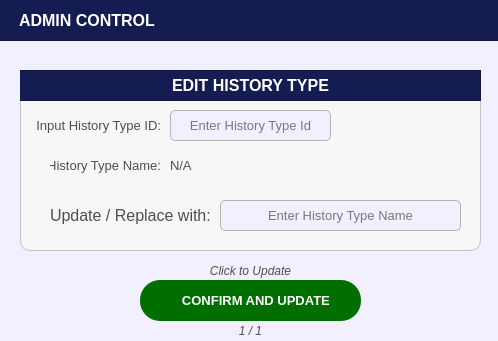
<?xml version="1.0" encoding="UTF-8"?>
<ui version="4.0">
 <class>edit_register_button_popup</class>
 <widget class="QDialog" name="edit_register_button_popup">
  <property name="geometry">
   <rect>
    <x>0</x>
    <y>0</y>
    <width>498</width>
    <height>341</height>
   </rect>
  </property>
  <property name="sizePolicy">
   <sizepolicy hsizetype="Fixed" vsizetype="Fixed">
    <horstretch>0</horstretch>
    <verstretch>0</verstretch>
   </sizepolicy>
  </property>
  <property name="palette">
   <palette>
    <active>
     <colorrole role="WindowText">
      <brush brushstyle="SolidPattern">
       <color alpha="255">
        <red>255</red>
        <green>255</green>
        <blue>255</blue>
       </color>
      </brush>
     </colorrole>
     <colorrole role="Button">
      <brush brushstyle="SolidPattern">
       <color alpha="255">
        <red>242</red>
        <green>239</green>
        <blue>255</blue>
       </color>
      </brush>
     </colorrole>
     <colorrole role="Light">
      <brush brushstyle="SolidPattern">
       <color alpha="255">
        <red>88</red>
        <green>86</green>
        <blue>150</blue>
       </color>
      </brush>
     </colorrole>
     <colorrole role="Midlight">
      <brush brushstyle="SolidPattern">
       <color alpha="255">
        <red>73</red>
        <green>71</green>
        <blue>125</blue>
       </color>
      </brush>
     </colorrole>
     <colorrole role="Dark">
      <brush brushstyle="SolidPattern">
       <color alpha="255">
        <red>29</red>
        <green>29</green>
        <blue>50</blue>
       </color>
      </brush>
     </colorrole>
     <colorrole role="Mid">
      <brush brushstyle="SolidPattern">
       <color alpha="255">
        <red>39</red>
        <green>38</green>
        <blue>67</blue>
       </color>
      </brush>
     </colorrole>
     <colorrole role="Text">
      <brush brushstyle="SolidPattern">
       <color alpha="255">
        <red>255</red>
        <green>255</green>
        <blue>255</blue>
       </color>
      </brush>
     </colorrole>
     <colorrole role="BrightText">
      <brush brushstyle="SolidPattern">
       <color alpha="255">
        <red>255</red>
        <green>255</green>
        <blue>255</blue>
       </color>
      </brush>
     </colorrole>
     <colorrole role="ButtonText">
      <brush brushstyle="SolidPattern">
       <color alpha="255">
        <red>255</red>
        <green>255</green>
        <blue>255</blue>
       </color>
      </brush>
     </colorrole>
     <colorrole role="Base">
      <brush brushstyle="SolidPattern">
       <color alpha="255">
        <red>242</red>
        <green>239</green>
        <blue>255</blue>
       </color>
      </brush>
     </colorrole>
     <colorrole role="Window">
      <brush brushstyle="SolidPattern">
       <color alpha="255">
        <red>242</red>
        <green>239</green>
        <blue>255</blue>
       </color>
      </brush>
     </colorrole>
     <colorrole role="Shadow">
      <brush brushstyle="SolidPattern">
       <color alpha="255">
        <red>16</red>
        <green>36</green>
        <blue>7</blue>
       </color>
      </brush>
     </colorrole>
     <colorrole role="AlternateBase">
      <brush brushstyle="SolidPattern">
       <color alpha="255">
        <red>29</red>
        <green>28</green>
        <blue>50</blue>
       </color>
      </brush>
     </colorrole>
     <colorrole role="ToolTipBase">
      <brush brushstyle="SolidPattern">
       <color alpha="255">
        <red>255</red>
        <green>255</green>
        <blue>220</blue>
       </color>
      </brush>
     </colorrole>
     <colorrole role="ToolTipText">
      <brush brushstyle="SolidPattern">
       <color alpha="255">
        <red>52</red>
        <green>138</green>
        <blue>46</blue>
       </color>
      </brush>
     </colorrole>
     <colorrole role="PlaceholderText">
      <brush brushstyle="SolidPattern">
       <color alpha="127">
        <red>255</red>
        <green>255</green>
        <blue>255</blue>
       </color>
      </brush>
     </colorrole>
     <colorrole role="Accent">
      <brush brushstyle="SolidPattern">
       <color alpha="255">
        <red>0</red>
        <green>255</green>
        <blue>0</blue>
       </color>
      </brush>
     </colorrole>
    </active>
    <inactive>
     <colorrole role="WindowText">
      <brush brushstyle="SolidPattern">
       <color alpha="255">
        <red>255</red>
        <green>255</green>
        <blue>255</blue>
       </color>
      </brush>
     </colorrole>
     <colorrole role="Button">
      <brush brushstyle="SolidPattern">
       <color alpha="255">
        <red>242</red>
        <green>239</green>
        <blue>255</blue>
       </color>
      </brush>
     </colorrole>
     <colorrole role="Light">
      <brush brushstyle="SolidPattern">
       <color alpha="255">
        <red>88</red>
        <green>86</green>
        <blue>150</blue>
       </color>
      </brush>
     </colorrole>
     <colorrole role="Midlight">
      <brush brushstyle="SolidPattern">
       <color alpha="255">
        <red>73</red>
        <green>71</green>
        <blue>125</blue>
       </color>
      </brush>
     </colorrole>
     <colorrole role="Dark">
      <brush brushstyle="SolidPattern">
       <color alpha="255">
        <red>29</red>
        <green>29</green>
        <blue>50</blue>
       </color>
      </brush>
     </colorrole>
     <colorrole role="Mid">
      <brush brushstyle="SolidPattern">
       <color alpha="255">
        <red>39</red>
        <green>38</green>
        <blue>67</blue>
       </color>
      </brush>
     </colorrole>
     <colorrole role="Text">
      <brush brushstyle="SolidPattern">
       <color alpha="255">
        <red>255</red>
        <green>255</green>
        <blue>255</blue>
       </color>
      </brush>
     </colorrole>
     <colorrole role="BrightText">
      <brush brushstyle="SolidPattern">
       <color alpha="255">
        <red>255</red>
        <green>255</green>
        <blue>255</blue>
       </color>
      </brush>
     </colorrole>
     <colorrole role="ButtonText">
      <brush brushstyle="SolidPattern">
       <color alpha="255">
        <red>255</red>
        <green>255</green>
        <blue>255</blue>
       </color>
      </brush>
     </colorrole>
     <colorrole role="Base">
      <brush brushstyle="SolidPattern">
       <color alpha="255">
        <red>242</red>
        <green>239</green>
        <blue>255</blue>
       </color>
      </brush>
     </colorrole>
     <colorrole role="Window">
      <brush brushstyle="SolidPattern">
       <color alpha="255">
        <red>242</red>
        <green>239</green>
        <blue>255</blue>
       </color>
      </brush>
     </colorrole>
     <colorrole role="Shadow">
      <brush brushstyle="SolidPattern">
       <color alpha="255">
        <red>16</red>
        <green>36</green>
        <blue>7</blue>
       </color>
      </brush>
     </colorrole>
     <colorrole role="AlternateBase">
      <brush brushstyle="SolidPattern">
       <color alpha="255">
        <red>29</red>
        <green>28</green>
        <blue>50</blue>
       </color>
      </brush>
     </colorrole>
     <colorrole role="ToolTipBase">
      <brush brushstyle="SolidPattern">
       <color alpha="255">
        <red>255</red>
        <green>255</green>
        <blue>220</blue>
       </color>
      </brush>
     </colorrole>
     <colorrole role="ToolTipText">
      <brush brushstyle="SolidPattern">
       <color alpha="255">
        <red>52</red>
        <green>138</green>
        <blue>46</blue>
       </color>
      </brush>
     </colorrole>
     <colorrole role="PlaceholderText">
      <brush brushstyle="SolidPattern">
       <color alpha="127">
        <red>255</red>
        <green>255</green>
        <blue>255</blue>
       </color>
      </brush>
     </colorrole>
     <colorrole role="Accent">
      <brush brushstyle="SolidPattern">
       <color alpha="255">
        <red>0</red>
        <green>255</green>
        <blue>0</blue>
       </color>
      </brush>
     </colorrole>
    </inactive>
    <disabled>
     <colorrole role="WindowText">
      <brush brushstyle="SolidPattern">
       <color alpha="255">
        <red>29</red>
        <green>29</green>
        <blue>50</blue>
       </color>
      </brush>
     </colorrole>
     <colorrole role="Button">
      <brush brushstyle="SolidPattern">
       <color alpha="255">
        <red>242</red>
        <green>239</green>
        <blue>255</blue>
       </color>
      </brush>
     </colorrole>
     <colorrole role="Light">
      <brush brushstyle="SolidPattern">
       <color alpha="255">
        <red>88</red>
        <green>86</green>
        <blue>150</blue>
       </color>
      </brush>
     </colorrole>
     <colorrole role="Midlight">
      <brush brushstyle="SolidPattern">
       <color alpha="255">
        <red>73</red>
        <green>71</green>
        <blue>125</blue>
       </color>
      </brush>
     </colorrole>
     <colorrole role="Dark">
      <brush brushstyle="SolidPattern">
       <color alpha="255">
        <red>29</red>
        <green>29</green>
        <blue>50</blue>
       </color>
      </brush>
     </colorrole>
     <colorrole role="Mid">
      <brush brushstyle="SolidPattern">
       <color alpha="255">
        <red>39</red>
        <green>38</green>
        <blue>67</blue>
       </color>
      </brush>
     </colorrole>
     <colorrole role="Text">
      <brush brushstyle="SolidPattern">
       <color alpha="255">
        <red>29</red>
        <green>29</green>
        <blue>50</blue>
       </color>
      </brush>
     </colorrole>
     <colorrole role="BrightText">
      <brush brushstyle="SolidPattern">
       <color alpha="255">
        <red>255</red>
        <green>255</green>
        <blue>255</blue>
       </color>
      </brush>
     </colorrole>
     <colorrole role="ButtonText">
      <brush brushstyle="SolidPattern">
       <color alpha="255">
        <red>29</red>
        <green>29</green>
        <blue>50</blue>
       </color>
      </brush>
     </colorrole>
     <colorrole role="Base">
      <brush brushstyle="SolidPattern">
       <color alpha="255">
        <red>242</red>
        <green>239</green>
        <blue>255</blue>
       </color>
      </brush>
     </colorrole>
     <colorrole role="Window">
      <brush brushstyle="SolidPattern">
       <color alpha="255">
        <red>242</red>
        <green>239</green>
        <blue>255</blue>
       </color>
      </brush>
     </colorrole>
     <colorrole role="Shadow">
      <brush brushstyle="SolidPattern">
       <color alpha="255">
        <red>16</red>
        <green>36</green>
        <blue>7</blue>
       </color>
      </brush>
     </colorrole>
     <colorrole role="AlternateBase">
      <brush brushstyle="SolidPattern">
       <color alpha="255">
        <red>59</red>
        <green>57</green>
        <blue>100</blue>
       </color>
      </brush>
     </colorrole>
     <colorrole role="ToolTipBase">
      <brush brushstyle="SolidPattern">
       <color alpha="255">
        <red>255</red>
        <green>255</green>
        <blue>220</blue>
       </color>
      </brush>
     </colorrole>
     <colorrole role="ToolTipText">
      <brush brushstyle="SolidPattern">
       <color alpha="255">
        <red>52</red>
        <green>138</green>
        <blue>46</blue>
       </color>
      </brush>
     </colorrole>
     <colorrole role="PlaceholderText">
      <brush brushstyle="SolidPattern">
       <color alpha="127">
        <red>29</red>
        <green>29</green>
        <blue>50</blue>
       </color>
      </brush>
     </colorrole>
     <colorrole role="Accent">
      <brush brushstyle="SolidPattern">
       <color alpha="255">
        <red>0</red>
        <green>255</green>
        <blue>0</blue>
       </color>
      </brush>
     </colorrole>
    </disabled>
   </palette>
  </property>
  <property name="cursor">
   <cursorShape>PointingHandCursor</cursorShape>
  </property>
  <property name="windowTitle">
   <string>Dialog</string>
  </property>
  <property name="styleSheet">
   <string notr="true">#edit_register_button_popup{
	background-color: #f2efff;
}</string>
  </property>
  <widget class="QFrame" name="basePopUpTitleFrame">
   <property name="geometry">
    <rect>
     <x>-1</x>
     <y>-10</y>
     <width>501</width>
     <height>51</height>
    </rect>
   </property>
   <property name="styleSheet">
    <string notr="true">#basePopUpTitleFrame {
	background-color: #141c52;
}</string>
   </property>
   <property name="frameShape">
    <enum>QFrame::Shape::StyledPanel</enum>
   </property>
   <property name="frameShadow">
    <enum>QFrame::Shadow::Raised</enum>
   </property>
   <widget class="QLabel" name="label_titleFilterOptions">
    <property name="geometry">
     <rect>
      <x>20</x>
      <y>10</y>
      <width>311</width>
      <height>41</height>
     </rect>
    </property>
    <property name="font">
     <font>
      <family>Arial</family>
      <pointsize>12</pointsize>
      <bold>true</bold>
     </font>
    </property>
    <property name="styleSheet">
     <string notr="true">#label_titleFilterOptions {
	background-color: transparent;
	color: #FFFFFF;
}
</string>
    </property>
    <property name="text">
     <string>ADMIN CONTROL</string>
    </property>
    <property name="alignment">
     <set>Qt::AlignmentFlag::AlignLeading|Qt::AlignmentFlag::AlignLeft|Qt::AlignmentFlag::AlignVCenter</set>
    </property>
   </widget>
  </widget>
  <widget class="QFrame" name="basePopUpBodyFrame_2">
   <property name="geometry">
    <rect>
     <x>20</x>
     <y>70</y>
     <width>461</width>
     <height>181</height>
    </rect>
   </property>
   <property name="styleSheet">
    <string notr="true">#basePopUpBodyFrame_2 {
	background-color: rgb(247, 247, 247);
	border: 1px solid rgb(194, 194, 194);
	border-radius: 10px;
}</string>
   </property>
   <property name="frameShape">
    <enum>QFrame::Shape::StyledPanel</enum>
   </property>
   <property name="frameShadow">
    <enum>QFrame::Shadow::Raised</enum>
   </property>
   <widget class="QFrame" name="basePopUpTitleFrame_2">
    <property name="geometry">
     <rect>
      <x>-10</x>
      <y>0</y>
      <width>471</width>
      <height>31</height>
     </rect>
    </property>
    <property name="styleSheet">
     <string notr="true">#basePopUpTitleFrame_2 {
	background-color: #141c52;
}</string>
    </property>
    <property name="frameShape">
     <enum>QFrame::Shape::StyledPanel</enum>
    </property>
    <property name="frameShadow">
     <enum>QFrame::Shadow::Raised</enum>
    </property>
    <widget class="QLabel" name="label_title">
     <property name="geometry">
      <rect>
       <x>40</x>
       <y>0</y>
       <width>401</width>
       <height>31</height>
      </rect>
     </property>
     <property name="font">
      <font>
       <family>Arial</family>
       <pointsize>12</pointsize>
       <bold>true</bold>
      </font>
     </property>
     <property name="styleSheet">
      <string notr="true">#label_title{
	background-color:transparent;
	color: rgb(255, 255, 255);
}</string>
     </property>
     <property name="text">
      <string>EDIT HISTORY TYPE</string>
     </property>
     <property name="alignment">
      <set>Qt::AlignmentFlag::AlignCenter</set>
     </property>
    </widget>
   </widget>
   <widget class="QLineEdit" name="update_HistType">
    <property name="geometry">
     <rect>
      <x>200</x>
      <y>130</y>
      <width>241</width>
      <height>31</height>
     </rect>
    </property>
    <property name="font">
     <font>
      <family>Arial</family>
      <pointsize>10</pointsize>
     </font>
    </property>
    <property name="styleSheet">
     <string notr="true">#update_HistType{
	border: 1px solid #b3b3b3;  /* Black border */
    border-radius: 5px;        /* Rounded corners */
    padding: 5px;               /* Inner spacing */
    background-color: #f2efff;  /* Gray background */
    color: #000000; 
}

</string>
    </property>
    <property name="text">
     <string/>
    </property>
    <property name="maxLength">
     <number>35</number>
    </property>
    <property name="alignment">
     <set>Qt::AlignmentFlag::AlignCenter</set>
    </property>
    <property name="placeholderText">
     <string>Enter History Type Name</string>
    </property>
   </widget>
   <widget class="QLabel" name="register_citizen_labelHomeNumber">
    <property name="geometry">
     <rect>
      <x>30</x>
      <y>130</y>
      <width>161</width>
      <height>31</height>
     </rect>
    </property>
    <property name="font">
     <font>
      <family>Arial</family>
      <pointsize>12</pointsize>
     </font>
    </property>
    <property name="styleSheet">
     <string notr="true">#register_citizen_labelHomeNumber{
	background-color:transparent;
	color:#4f4f4f;
}</string>
    </property>
    <property name="text">
     <string>Update / Replace with:</string>
    </property>
    <property name="alignment">
     <set>Qt::AlignmentFlag::AlignLeading|Qt::AlignmentFlag::AlignLeft|Qt::AlignmentFlag::AlignVCenter</set>
    </property>
   </widget>
   <widget class="QLineEdit" name="input_id_search">
    <property name="geometry">
     <rect>
      <x>150</x>
      <y>40</y>
      <width>161</width>
      <height>31</height>
     </rect>
    </property>
    <property name="font">
     <font>
      <family>Arial</family>
      <pointsize>10</pointsize>
     </font>
    </property>
    <property name="styleSheet">
     <string notr="true">#input_id_search{
	border: 1px solid #b3b3b3;  /* Black border */
    border-radius: 5px;        /* Rounded corners */
    padding: 5px;               /* Inner spacing */
    background-color: #f2efff;  /* Gray background */
    color: #000000; 
}

</string>
    </property>
    <property name="inputMask">
     <string/>
    </property>
    <property name="text">
     <string/>
    </property>
    <property name="maxLength">
     <number>35</number>
    </property>
    <property name="alignment">
     <set>Qt::AlignmentFlag::AlignCenter</set>
    </property>
    <property name="placeholderText">
     <string>Enter History Type Id</string>
    </property>
   </widget>
   <widget class="QLabel" name="display_searched">
    <property name="geometry">
     <rect>
      <x>150</x>
      <y>80</y>
      <width>301</width>
      <height>31</height>
     </rect>
    </property>
    <property name="font">
     <font>
      <family>Arial</family>
      <pointsize>10</pointsize>
     </font>
    </property>
    <property name="styleSheet">
     <string notr="true">#display_searched{
	background-color:transparent;
	color:#4f4f4f;
}</string>
    </property>
    <property name="text">
     <string>N/A</string>
    </property>
    <property name="alignment">
     <set>Qt::AlignmentFlag::AlignLeading|Qt::AlignmentFlag::AlignLeft|Qt::AlignmentFlag::AlignVCenter</set>
    </property>
   </widget>
   <widget class="QLabel" name="label_comment">
    <property name="geometry">
     <rect>
      <x>10</x>
      <y>40</y>
      <width>131</width>
      <height>31</height>
     </rect>
    </property>
    <property name="font">
     <font>
      <family>Arial</family>
      <pointsize>10</pointsize>
     </font>
    </property>
    <property name="styleSheet">
     <string notr="true">#label_comment{
	background-color:transparent;
	color:#4f4f4f;
}</string>
    </property>
    <property name="text">
     <string>Input History Type ID:</string>
    </property>
    <property name="alignment">
     <set>Qt::AlignmentFlag::AlignRight|Qt::AlignmentFlag::AlignTrailing|Qt::AlignmentFlag::AlignVCenter</set>
    </property>
   </widget>
   <widget class="QLabel" name="label_sitio_name">
    <property name="geometry">
     <rect>
      <x>30</x>
      <y>80</y>
      <width>111</width>
      <height>31</height>
     </rect>
    </property>
    <property name="font">
     <font>
      <family>Arial</family>
      <pointsize>10</pointsize>
     </font>
    </property>
    <property name="styleSheet">
     <string notr="true">#label_sitio_name{
	background-color:transparent;
	color:#4f4f4f;
}</string>
    </property>
    <property name="text">
     <string>History Type Name:</string>
    </property>
    <property name="alignment">
     <set>Qt::AlignmentFlag::AlignRight|Qt::AlignmentFlag::AlignTrailing|Qt::AlignmentFlag::AlignVCenter</set>
    </property>
   </widget>
  </widget>
  <widget class="QPushButton" name="edit_buttonConfirmAccount_SaveForm">
   <property name="geometry">
    <rect>
     <x>140</x>
     <y>280</y>
     <width>221</width>
     <height>41</height>
    </rect>
   </property>
   <property name="font">
    <font>
     <family>Arial</family>
     <pointsize>10</pointsize>
     <bold>true</bold>
    </font>
   </property>
   <property name="cursor">
    <cursorShape>PointingHandCursor</cursorShape>
   </property>
   <property name="styleSheet">
    <string notr="true">#edit_buttonConfirmAccount_SaveForm {
    background-color: #006f00;
    color: white;
    border-radius: 20px;
    padding: 10px; /* Optional: Adjusts spacing inside the button */
}
#edit_buttonConfirmAccount_SaveForm:hover {
    background-color: #00a600; /* Slightly lighter blue when hovered */
}
#edit_buttonConfirmAccount_SaveForm:pressed {
    background-color: #005d00; /* Darker blue when clicked */
}</string>
   </property>
   <property name="text">
    <string>   CONFIRM AND UPDATE</string>
   </property>
   <property name="icon">
    <iconset>
     <normaloff>../../../Assets/FuncIcons/icon_confirm.svg</normaloff>../../../Assets/FuncIcons/icon_confirm.svg</iconset>
   </property>
   <property name="iconSize">
    <size>
     <width>30</width>
     <height>30</height>
    </size>
   </property>
  </widget>
  <widget class="QLabel" name="progress">
   <property name="geometry">
    <rect>
     <x>200</x>
     <y>320</y>
     <width>101</width>
     <height>21</height>
    </rect>
   </property>
   <property name="font">
    <font>
     <family>Arial</family>
     <pointsize>9</pointsize>
     <italic>true</italic>
     <bold>false</bold>
    </font>
   </property>
   <property name="styleSheet">
    <string notr="true">#progress {
	background-color: transparent;
	color: #4f4f4f;
}
</string>
   </property>
   <property name="text">
    <string>1 / 1</string>
   </property>
   <property name="alignment">
    <set>Qt::AlignmentFlag::AlignCenter</set>
   </property>
  </widget>
  <widget class="QLabel" name="notenote">
   <property name="geometry">
    <rect>
     <x>140</x>
     <y>260</y>
     <width>221</width>
     <height>21</height>
    </rect>
   </property>
   <property name="font">
    <font>
     <family>Arial</family>
     <pointsize>9</pointsize>
     <italic>true</italic>
     <bold>false</bold>
    </font>
   </property>
   <property name="styleSheet">
    <string notr="true">#notenote {
	background-color: transparent;
	color: #4f4f4f;
}
</string>
   </property>
   <property name="text">
    <string>Click to Update</string>
   </property>
   <property name="alignment">
    <set>Qt::AlignmentFlag::AlignCenter</set>
   </property>
  </widget>
 </widget>
 <resources/>
 <connections/>
</ui>
